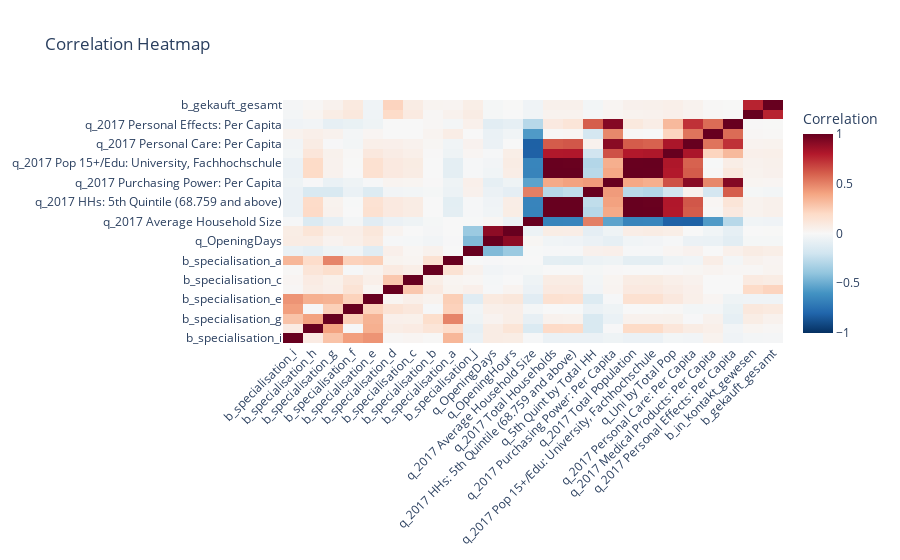

Notebook code for this chart:
### Markdown cell above
## 2. Feature Engineering and Selection

Multicollinearity occurs when two or more independent variables are highly correlated with one another in a regression model (which is the basis for some classification models like logistic regression).

Multicollinearity can be a problem in a regression model because we would not be able to distinguish between the individual effects of the independent variables on the dependent variable.

It may not affect the accuracy of the model as much, but we might lose reliability in determining the effects of individual features in our model which can be a problem in interpretability.

### Visualizing correlations between the numerical features

### Code cell
# Calculate the correlation matrix
corr_matrix = df.corr()

def plot_corr_heatmap(corr_matrix):
    # Create the heatmap trace
    heatmap_trace = go.Heatmap(z=corr_matrix.values,
                              x=corr_matrix.columns,
                              y=corr_matrix.index,
                              colorscale='RdBu_r',
                              colorbar=dict(title='Correlation'),
                              zmin=-1,  # Set the lower limit of the color scale
                              zmax=1)   # Set the upper limit of the color scale
    
    # Create the layout
    layout = go.Layout(title='Correlation Heatmap',
                       xaxis=dict(ticks='', tickangle=-45),
                       yaxis=dict(ticks=''),
                       hovermode='closest',
                       height=600)
    
    # Create the figure
    fig = go.Figure(data=[heatmap_trace], layout=layout)
    
    # Show the figure
    fig.show()

plot_corr_heatmap(corr_matrix)

### Figure 1 — Plotly figure (JSON) as saved in the notebook; plotly's stock layout.template omitted (floating-point values rounded to 4 significant figures; data arrays with more than 128 entries replaced by an {"elided": "..."} marker saying what was removed)
{"data": [{"colorbar": {"title": {"text": "Correlation"}}, "colorscale": [[0, "rgb(5,48,97)"], [0.1, "rgb(33,102,172)"], [0.2, "rgb(67,147,195)"], [0.3, "rgb(146,197,222)"], [0.4, "rgb(209,229,240)"], [0.5, "rgb(247,247,247)"], [0.6, "rgb(253,219,199)"], [0.7, "rgb(244,165,130)"], [0.8, "rgb(214,96,77)"], [0.9, "rgb(178,24,43)"], [1, "rgb(103,0,31)"]], "type": "heatmap", "x": ["b_specialisation_i", "b_specialisation_h", "b_specialisation_g", "b_specialisation_f", "b_specialisation_e", "b_specialisation_d", "b_specialisation_c", "b_specialisation_b", "b_specialisation_a", "b_specialisation_j", "q_OpeningDays", "q_OpeningHours", "q_2017 Average Household Size", "q_2017 Total Households", "q_2017 HHs: 5th Quintile (68.759 and above)", "q_5th Quint by Total HH", "q_2017 Purchasing Power: Per Capita", "q_2017 Total Population", "q_2017 Pop 15+/Edu: University, Fachhochschule", "q_Uni by Total Pop", "q_2017 Personal Care: Per Capita", "q_2017 Medical Products: Per Capita", "q_2017 Personal Effects: Per Capita", "b_in_kontakt_gewesen", "b_gekauft_gesamt"], "y": ["b_specialisation_i", "b_specialisation_h", "b_specialisation_g", "b_specialisation_f", "b_specialisation_e", "b_specialisation_d", "b_specialisation_c", "b_specialisation_b", "b_specialisation_a", "b_specialisation_j", "q_OpeningDays", "q_OpeningHours", "q_2017 Average Household Size", "q_2017 Total Households", "q_2017 HHs: 5th Quintile (68.759 and above)", "q_5th Quint by Total HH", "q_2017 Purchasing Power: Per Capita", "q_2017 Total Population", "q_2017 Pop 15+/Edu: University, Fachhochschule", "q_Uni by Total Pop", "q_2017 Personal Care: Per Capita", "q_2017 Medical Products: Per Capita", "q_2017 Personal Effects: Per Capita", "b_in_kontakt_gewesen", "b_gekauft_gesamt"], "z": {"elided": "25x25 float values"}, "zmax": 1, "zmin": -1}], "layout": {"autosize": true, "hovermode": "closest", "title": {"text": "Correlation Heatmap"}, "xaxis": {"autorange": true, "range": [-0.5, 24.5], "tickangle": -45, "ticks": "", "type": "category"}, "yaxis": {"autorange": true, "range": [-0.5, 24.5], "ticks": "", "type": "category"}}}
